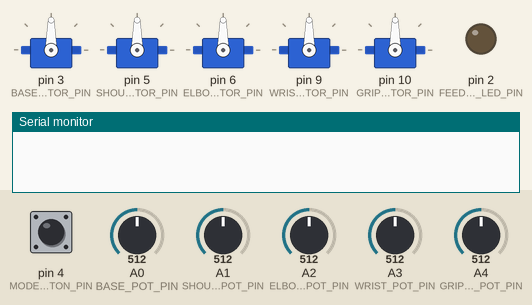
Recording of a sketch running on a simulated Arduino Uno, built with avr-gcc and run on an emulated ATmega328P. Parts: 5 × servo, output pins drawn as LEDs (lit = HIGH), the last lines printed to the serial monitor. Dashed ring = blinking. The inputs (shaded band) are chosen by the test bench; at power-on: pin 4 (MODE_SWITCHING_BUTTON_PIN) HIGH, A0 (BASE_POT_PIN) = 512, A1 (SHOULDER_POT_PIN) = 512, A2 (ELBOW_POT_PIN) = 512, A3 (WRIST_POT_PIN) = 512, A4 (GRIPPER_POT_PIN) = 512.

Above: at 1.2 s.
1.3 s: pin 4 (MODE_SWITCHING_BUTTON_PIN) pulled LOW for 1 s
At 1.67 s:
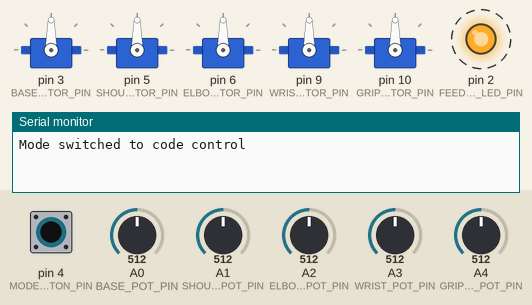
3.8 s: A0 (BASE_POT_PIN) set to 716
At 5.0 s:
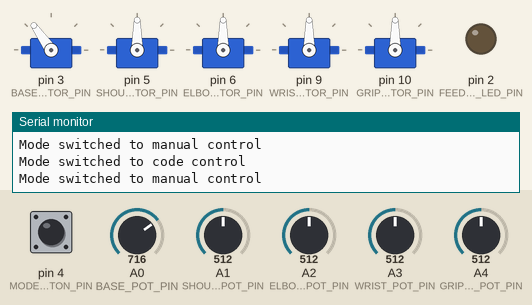
5.3 s: A1 (SHOULDER_POT_PIN) set to 716
At 6.4 s:
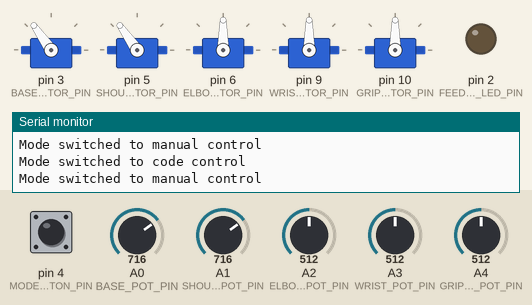
6.8 s: A2 (ELBOW_POT_PIN) set to 716
At 7.5 s:
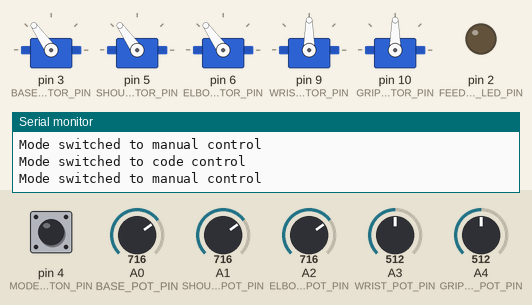
8.3 s: A3 (WRIST_POT_PIN) set to 716
At 8.7 s:
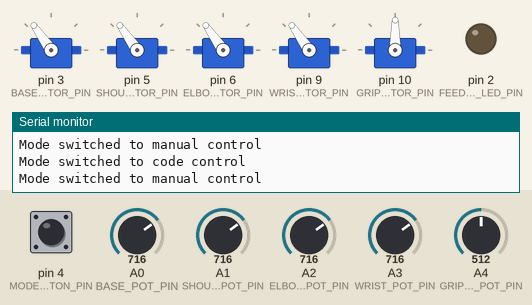
9.8 s: A4 (GRIPPER_POT_PIN) set to 716
At 11.0 s:
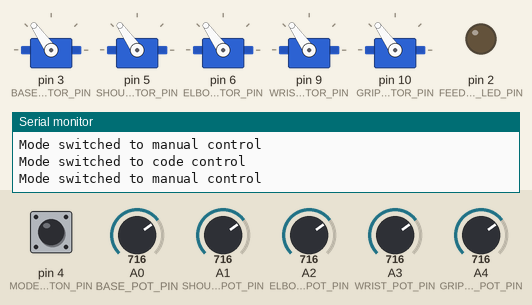
Timing chart, 0 to 12.3 s (numbered marks = the images above; inputs shaded):
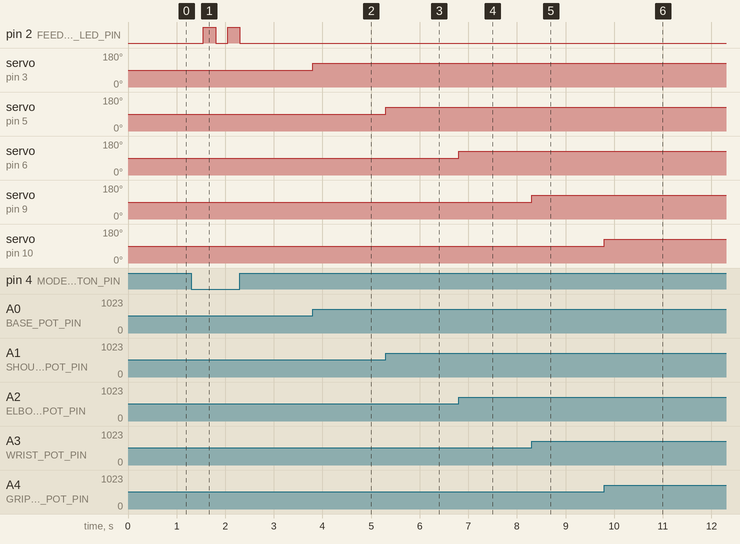

Measured:
- after the input at 1.3 s, pin 2 (FEEDBACK_LED_PIN): alternates HIGH for 0.25 s and LOW for 0.25 s, 4 changes in all, then stays LOW, starting after 0.25 s
- after the input at 3.8 s, servo on pin 3 (BASE_MOTOR_PIN): 90° → 125° at once
- after the input at 5.3 s, servo on pin 5 (SHOULDER_MOTOR_PIN): 90° → 125° at once
- after the input at 6.8 s, servo on pin 6 (ELBOW_MOTOR_PIN): 90° → 125° at once
- after the input at 8.3 s, servo on pin 9 (WRIST_MOTOR_PIN): 90° → 125° at once
- after the input at 9.8 s, servo on pin 10 (GRIPPER_MOTOR_PIN): 90° → 125° at once

The sketch:

firmware.ino
```cpp
/**
 * @file firmware.ino
 * @brief Main firmware entry point for the robotic arm
 *
 * This file contains the setup() and loop() functions and acts
 * as the central coordinator of the robotic arm firmware
 *
 * The firmware supports two control modes:
 * - Manual mode: joint angles are controlled using potentiometers
 * - Code-controlled mode: joint angles are received via serial commands
 *
 * A safety mechanism is implemented when switching from code-controlled mode to
 * manual mode to prevent sudden motor movements. Before enabling manual control,
 * potentiometer positions must match the current motor angles within an acceptable tolerance
 *
 * Visual feedback is provided through a status LED:
 * - LED ON: code-controlled mode active
 * - LED BLINKING: potentiometer synchronization required
 * - LED OFF: manual mode active
 *
 */

#include "config.h"
#include "motors.h"
#include "control.h"
#include "mode_switching.h"

void setup() {
    pinMode(FEEDBACK_LED_PIN, OUTPUT);
    // INPUT_PULLUP is set to use the internal resistor of Arduino
    pinMode(MODE_SWITCHING_BUTTON_PIN, INPUT_PULLUP);
    initMotors();
    Serial.begin(9600);
}

void loop() {
        if(mode == MANUAL) {
            readPot();
            for(uint8_t i = 0; i < NUMBER_MOTOR; i++) {
                moveMotor(Joint(i), motorAngle[i]);
            }
        }
        else {
            if(Serial.available() > 0) {
                readUserInput();
            }

            for(uint8_t i = 0; i < NUMBER_MOTOR; i++) {
                if(userAngle[i] != -1) {
                    moveMotor(Joint(i), userAngle[i]);
                }

            }
        }

    if(digitalRead(MODE_SWITCHING_BUTTON_PIN) == 0) {
        delay(250);
        if(mode == CODE_CONTROL) {
            syncPot();
        }
        else {
            for(uint8_t i = 0; i < NUMBER_MOTOR; i++) {
                userAngle[i] = motorAngle[i];
            }
        }
        switchMode();
    }

}
```

control.cpp
```cpp
#include "control.h"
#include "mode_switching.h"

uint8_t motorAngle[NUMBER_MOTOR];
String userInput[NUMBER_MOTOR];

uint8_t potPin[NUMBER_MOTOR] = {
    BASE_POT_PIN,
    SHOULDER_POT_PIN,
    ELBOW_POT_PIN,
    WRIST_POT_PIN,
    GRIPPER_POT_PIN
};

void readPot() {
    for(uint8_t i = 0; i < NUMBER_MOTOR; i++) {
        motorAngle[i] = map(analogRead(potPin[i]), 0, 1023, 0, 180);
    }
}

void readUserInput() {

    // Set all element of userInput to empty string
    for(uint8_t i = 0; i < NUMBER_MOTOR; i++) {
      userInput[i] = "";
    }

    // Getting user input and parsing it
    String received_data = Serial.readStringUntil("\n");
    received_data.trim();

    uint8_t word_counter = 0;
    // Ensure user input is 5 arguments max
    if(word_counter < NUMBER_MOTOR) {
        for(char c : received_data) {

            if(!isSpace(c)) {
              userInput[word_counter] += c;
            }

            else {
                word_counter++;
            }
        }
    }
    for(uint8_t i = 0; i < NUMBER_MOTOR; i++) {
        // If user entered "-" or no value, the current angle doesn't change
        if(userInput[i] == "-" || userInput[i] == "") {
            userAngle[i] = userAngle[i];
        }
        // Ensure the angle is between 0 and 180°
        else if(userInput[i].toInt() <= 180 && readUserInput[i] >= 0) {
            userAngle[i] = userInput[i].toInt();
        }
    }

}
```

control.h
```cpp
/**
 * @file control.h
 * @brief Interface between user input and motor commands
 *
 * Provides functions to get user inputs (potentiometers or serial commands)
 * and translate it to target motor angles
 *
 * It reads, parses, and validates user inputs but doesn't directly control the motors
 */

#pragma once
#include "config.h"

extern uint8_t motorAngle[NUMBER_MOTOR];
extern String userInput[NUMBER_MOTOR];

void readPot();
void readUserInput();
```

mode_switching.cpp
```cpp
#include "config.h"
#include "control.h"

bool mode = MANUAL;
uint8_t userAngle[NUMBER_MOTOR];
uint8_t angleTolerance = 3;

void blinkLed() {
    digitalWrite(FEEDBACK_LED_PIN, LOW);
    delay(150);
    digitalWrite(FEEDBACK_LED_PIN, HIGH);
    delay(150);
}

void syncPot() {
    for(uint8_t i = 0; i < NUMBER_MOTOR; i++) {
        // Check if potentiometer angle is more or less 3° the current angle
        if(abs(motorAngle[i] - userAngle[i]) > angleTolerance) {
            Serial.println("Please set potentiometers to the current position");
        }
        while(abs(motorAngle[i] - userAngle[i]) > angleTolerance) {
            blinkLed();
            readPot();
            Serial.print("Potentiometer angle: "); Serial.print(motorAngle[i]);
            Serial.print(" Motor angle: "); Serial.println(userAngle[i]);
            delay(250);
        }

    }

}
void switchMode() {
    if(mode == MANUAL) {
        mode = CODE_CONTROL;
        digitalWrite(FEEDBACK_LED_PIN, HIGH);
        Serial.println("Mode switched to code control");
    }

    else {
        digitalWrite(FEEDBACK_LED_PIN, LOW);
        mode = MANUAL;
        Serial.println("Mode switched to manual control");
    }
}
```

mode_switching.h
```cpp
/**
 * @file mode_switching.h
 * @brief Control mode management and safety handling
 *
 * Handles switching between manual and code-controlled modes
 *
 * Ensures safe transitions by synchronizing potentiometer positions
 * with current motor angles when required
 *
 * Visual feedback is provided using an LED to indicate the current control mode
 * and synchronization state
 *
 */


#pragma once
#include "config.h"
#include "control.h"

extern bool mode;
extern bool button_state;
extern uint8_t userAngle[NUMBER_MOTOR];

/**
 * @brief Synchronize potentiometers with current motor positions
 *
 * Prevents sudden motor jumps when returning to manual control by ensuring
 * that potentiometer values match motor angles within an acceptable tolerance
 */
void syncPot();

/**
 * @brief Switch between control modes
 *
 * Toggles the current control mode and applies the required safety
 * procedures when transitioning from code-controlled to manual mode
 */
void switchMode();
```

motors.cpp
```cpp
#include "config.h"
#include "motors.h"

Servo motors[NUMBER_MOTOR];

uint8_t motorPin[NUMBER_MOTOR] = {
    BASE_MOTOR_PIN,
    SHOULDER_MOTOR_PIN,
    ELBOW_MOTOR_PIN,
    WRIST_MOTOR_PIN,
    GRIPPER_MOTOR_PIN
};

void initMotors() {
    for(uint8_t i = 0; i < NUMBER_MOTOR; i++) {
        motors[i].attach(motorPin[i]);
    }
}

void moveMotor(Joint motor, uint8_t angle) {
        motors[motor].write(angle);
}
```

motors.h
```cpp
/**
 * @file motors.h
 * @brief Interface for servo motor control
 *
 * Provides functions to initialize and control the robotic arm joints using servos.
 *
 */

#pragma once
#include <Servo.h>

extern Servo motors[NUMBER_MOTOR];

void initMotors();
void moveMotor(Joint motor, uint8_t angle);
```

config.h
```cpp
/**
 * @file config.h
 * @brief Global configuration and system definitions
 *
 * This file centralizes all hardware mappings, system-wide constants,
 * and shared enumeration used by the robotic arm firmware
 *
 */

#pragma once
#include <Arduino.h>

const uint8_t NUMBER_MOTOR = 5;

// Motor pins (PWM capable)
const uint8_t BASE_MOTOR_PIN = 3;
const uint8_t SHOULDER_MOTOR_PIN = 5;
const uint8_t ELBOW_MOTOR_PIN = 6;
const uint8_t WRIST_MOTOR_PIN = 9;
const uint8_t GRIPPER_MOTOR_PIN = 10;

// Potentiometer pins (analog)
const uint8_t BASE_POT_PIN = A0;
const uint8_t SHOULDER_POT_PIN = A1;
const uint8_t ELBOW_POT_PIN = A2;
const uint8_t WRIST_POT_PIN = A3;
const uint8_t GRIPPER_POT_PIN = A4;

// Mode switching pins
const uint8_t FEEDBACK_LED_PIN = 2;
const uint8_t MODE_SWITCHING_BUTTON_PIN = 4;

// Joint indices
enum Joint {
    BASE = 0,
    SHOULDER,
    ELBOW,
    WRIST,
    GRIPPER
};

// Control mode indices
enum ControlMode {
    MANUAL = 0,
    CODE_CONTROL
};
```
